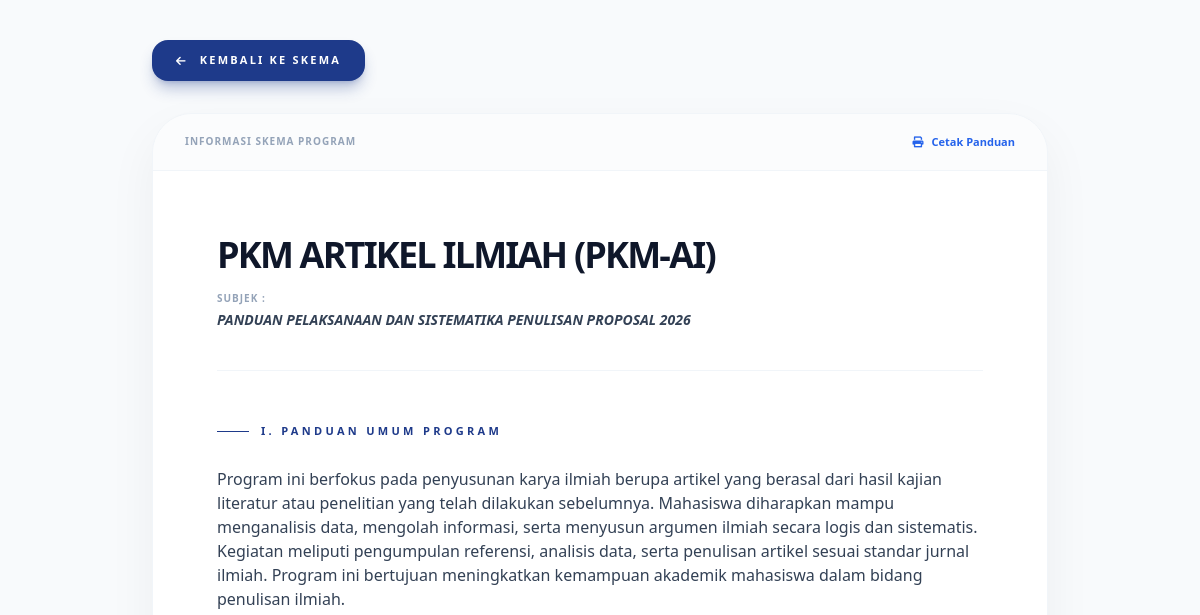
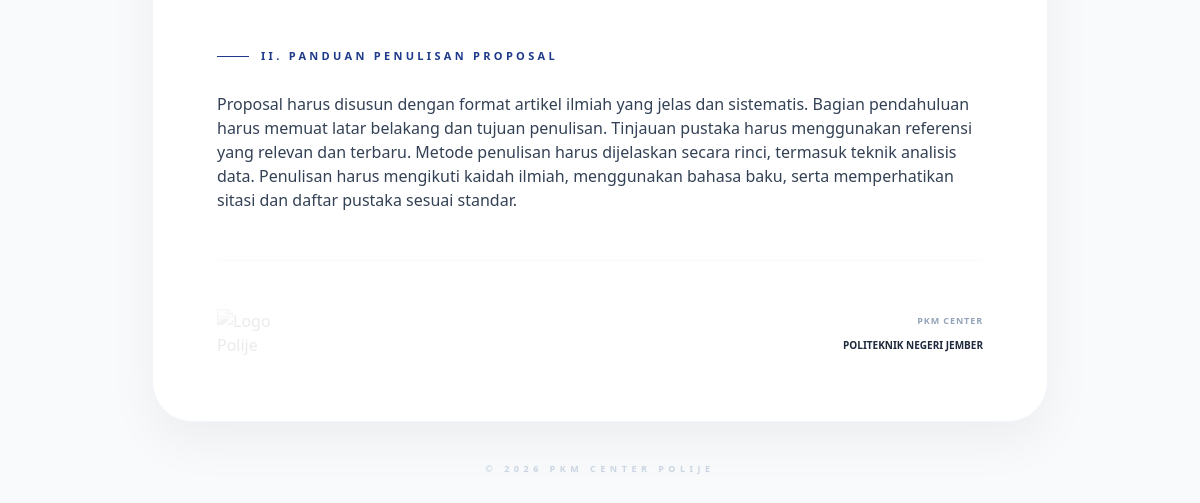
The page /page/detail_pkm.php?id=10 on the database as committed earlier (2 pictures, top to bottom).
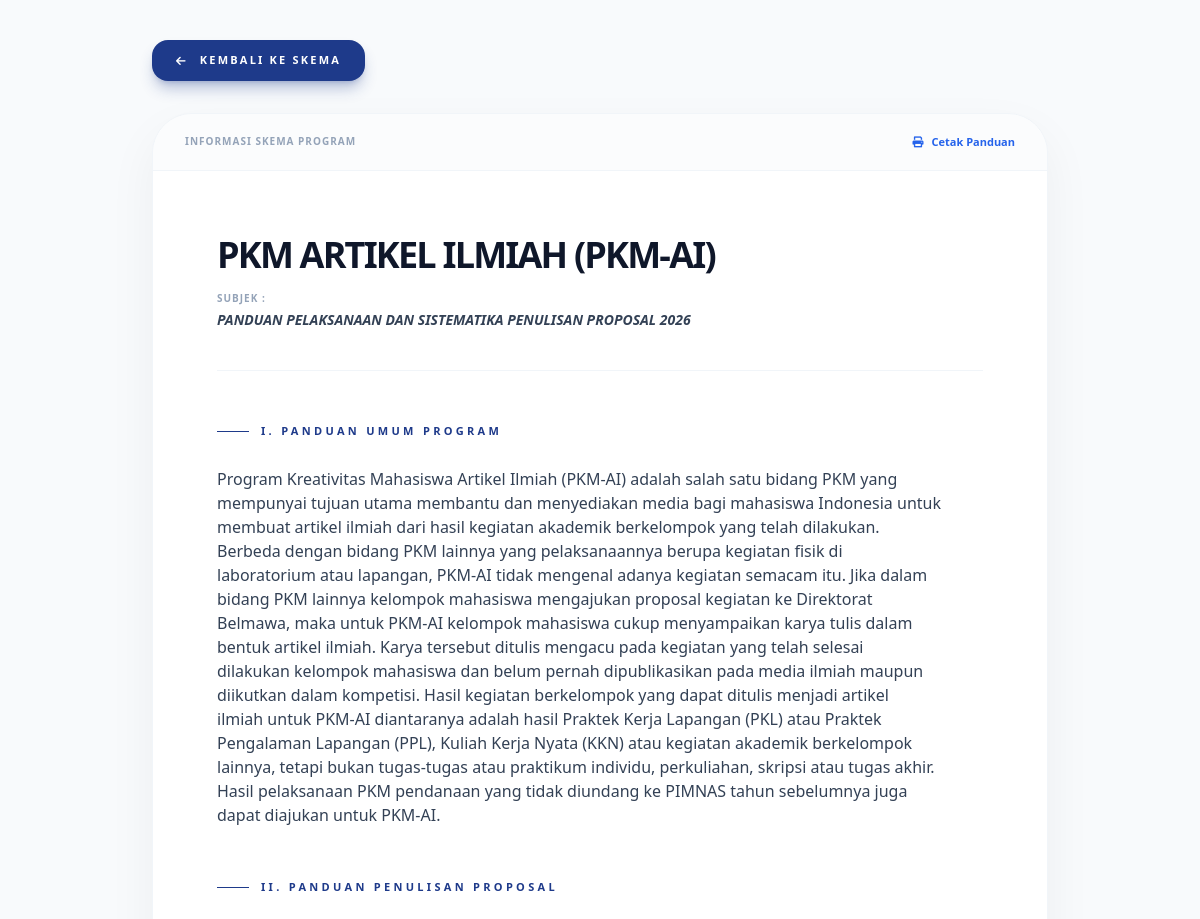
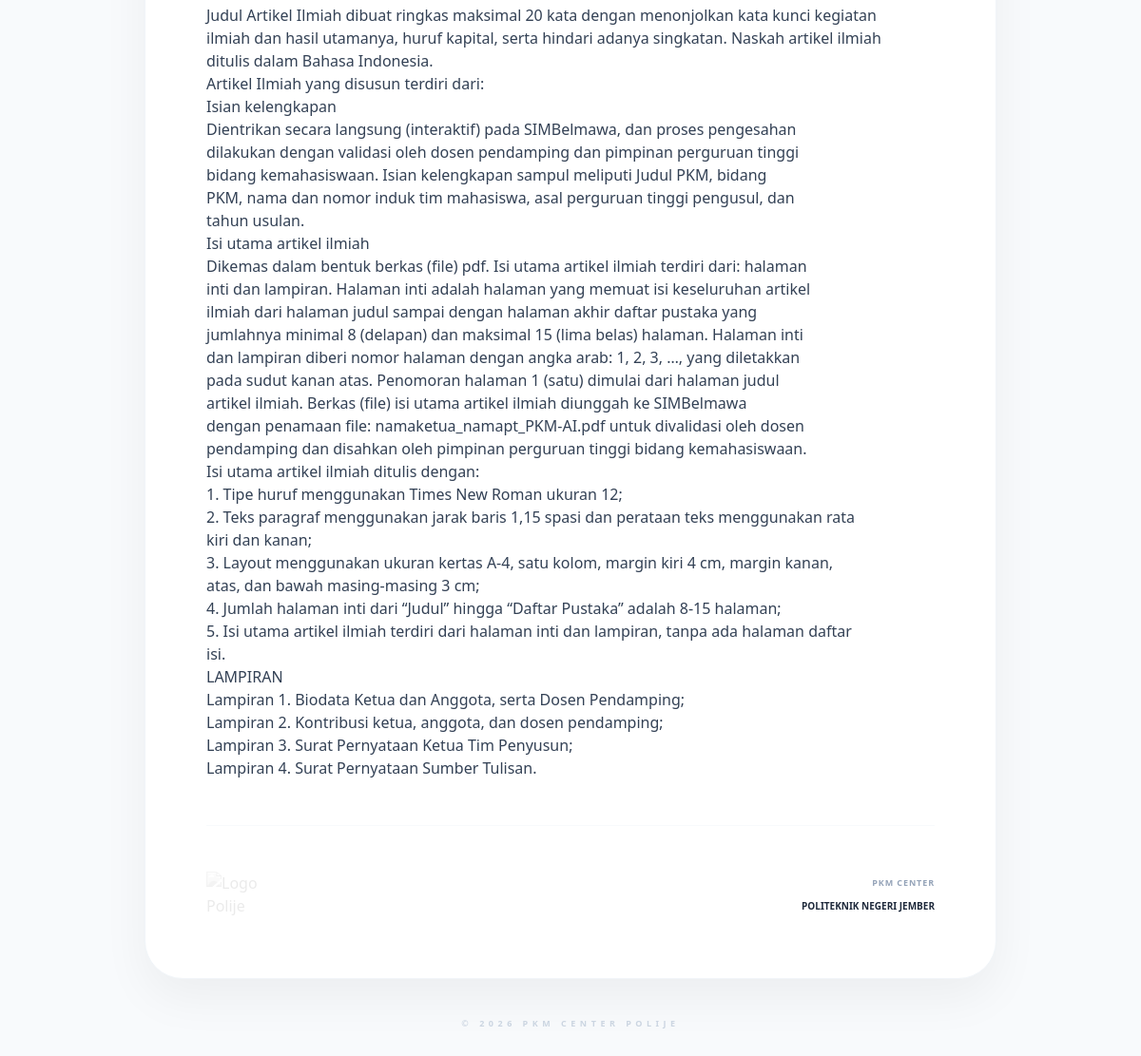
The same page on the database as committed later (2 pictures, top to bottom).
### tables this page shows
CREATE TABLE `data_pkm` (
  `id_pkm` int NOT NULL,
  `foto_pkm` varchar(255) NOT NULL,
  `nama_pkm` varchar(255) NOT NULL,
  `singkatan` varchar(20) NOT NULL,
  `deskripsi_singkat` text,
  `panduan_umum` longtext,
  `panduan_penulisan` longtext,
  `created_at` timestamp NULL DEFAULT CURRENT_TIMESTAMP,
  `updated_at` timestamp NULL DEFAULT CURRENT_TIMESTAMP ON UPDATE CURRENT_TIMESTAMP
);

### page/detail_pkm.php (the view, shortened to what this page needs)
<?php
require_once '../koneksi/koneksi.php';
$id = isset($_GET['id']) ? $_GET['id'] : null;
try {
    $stmt = $pdo->prepare("SELECT * FROM data_pkm WHERE id_pkm = :id");
    $stmt->execute([':id' => $id]);
    $pkm = $stmt->fetch(PDO::FETCH_ASSOC);
} catch (PDOException $e) {
    die("Kesalahan database: " . $e->getMessage());
}
?>
<!DOCTYPE html>
<html lang="id">
<head>
    <script src="https://cdn.tailwindcss.com"></script>
    <link href="https://cdnjs.cloudflare.com/ajax/libs/font-awesome/6.0.0/css/all.min.css" rel="stylesheet">
</head>
<body class="font-sans antialiased bg-slate-50 text-slate-800">
    <main class="w-full min-h-screen pt-10 pb-20 px-4 md:px-10 flex justify-center">
        <div class="max-w-4xl w-full">
            <div class="mb-8 no-print flex justify-start">
                <a href="informasi_pkm.php" class="inline-flex items-center gap-3 px-6 py-3 bg-blue-900 text-white rounded-2xl font-black text-[11px] uppercase tracking-[0.2em] shadow-lg shadow-blue-900/30 hover:bg-blue-800 hover:-translate-x-1 transition-all duration-300">
                    <i class="fas fa-arrow-left"></i> Kembali ke Skema
                </a>
            </div>
            <div class="print-area bg-white rounded-[2.5rem] shadow-[0_20px_50px_rgba(0,0,0,0.05)] border border-slate-100 overflow-hidden">
                <div class="no-print bg-slate-50/50 px-8 py-5 border-b border-slate-100 flex justify-between items-center">
                    <p class="text-[10px] font-bold text-slate-400 uppercase tracking-widest">Informasi Skema Program</p>
                    <button onclick="window.print()" class="text-blue-600 hover:text-blue-800 text-[11px] font-black flex items-center gap-2 transition-all">
                        <i class="fas fa-print"></i> Cetak Panduan
                    </button>
                </div>
                <div class="p-8 md:p-16 text-left">
                    <header class="border-b border-slate-100 pb-10 mb-12">
                        <h1 class="text-2xl md:text-4xl font-black text-slate-900 leading-tight mb-4 uppercase tracking-tighter">
                            <?= htmlspecialchars($pkm['nama_pkm']) ?> (<?= htmlspecialchars($pkm['singkatan']) ?>)
                        </h1>
                        <div class="flex flex-col gap-1">
                            <p class="text-[10px] font-black text-slate-400 uppercase tracking-widest">Subjek :</p>
                            <p class="text-sm font-bold text-slate-700 uppercase italic">Panduan Pelaksanaan dan Sistematika Penulisan Proposal 2026</p>
                        </div>
                    </header>
                    <article class="text-sm md:text-base leading-relaxed text-slate-700 space-y-12 antialiased">
                            <section>
                                <p class="text-[11px] font-black text-blue-900 uppercase tracking-[0.3em] mb-6 flex items-center gap-3">
                                    <span class="w-8 h-px bg-blue-900"></span> I. PANDUAN UMUM PROGRAM
                                </p>
                                <div class="text-content text-left"><?= htmlspecialchars(trim($pkm['panduan_umum'])) ?></div>
                            </section>
                            <section>
                                <p class="text-[11px] font-black text-blue-900 uppercase tracking-[0.3em] mb-6 flex items-center gap-3">
                                    <span class="w-8 h-px bg-blue-900"></span> II. PANDUAN PENULISAN PROPOSAL
                                </p>
                                <div class="text-content text-left"><?= htmlspecialchars(trim($pkm['panduan_penulisan'])) ?></div>
                            </section>
                        <div class="pt-12 border-t border-slate-50 mt-16 flex justify-between items-end">
                            <div class="opacity-10 grayscale hidden md:block">
                                <img src="../image/LogoPolije.png" class="w-20" alt="Logo Polije">
                            </div>
                            <div class="text-right">
                                <p class="text-[9px] font-bold text-slate-400 uppercase tracking-widest">PKM CENTER</p>
                                <p class="text-[10px] font-black text-slate-800 uppercase">Politeknik Negeri Jember</p>
                            </div>
                        </div>
                    </article>
                </div>
            </div>
            <div class="mt-10 text-center no-print">
                <p class="text-[9px] font-bold text-slate-300 uppercase tracking-[0.5em]">&copy; 2026 PKM CENTER POLIJE</p>
            </div>
        </div>
    </main>
</body>
</html>

Rows that differ between the two databases and show on the page:
changed data_pkm "PKM ARTIKEL ILMIAH": panduan_umum "Program ini berfokus pada penyusunan karya ilmiah berupa artikel yang berasal dari hasil kajian literatur atau penelitian yang telah dilakukan sebelumnya. Mahasiswa diharapkan mampu menganalisis data, mengolah informasi, serta menyusun argumen ilmiah secara logis dan sistematis. Kegiatan meliputi pengumpulan referensi, analisis data, serta penulisan artikel sesuai standar jurnal ilmiah. Program ini bertujuan meningkatkan kemampuan akademik mahasiswa dalam bidang penulisan ilmiah." → "Program Kreativitas Mahasiswa Artikel Ilmiah (PKM-AI) adalah salah satu bidang PKM yang mempunyai tujuan utama membantu dan menyediakan media bagi mahasiswa Indonesia untuk membuat artikel ilmiah dari hasil kegiatan akademik berkelompok yang telah dilakukan. Berbeda dengan bidang PKM lainnya yang pelaksanaannya berupa kegiatan fisik di laboratorium atau lapangan, PKM-AI tidak mengenal adanya kegiatan semacam itu. Jika dalam bidang PKM lainnya kelompok mahasiswa mengajukan proposal kegiatan ke Direktorat Belmawa, maka untuk PKM-AI kelompok mahasiswa cukup menyampaikan karya tulis dalam bentuk artikel ilmiah. Karya tersebut ditulis mengacu pada kegiatan yang telah selesai dilakukan kelompok…"; panduan_penulisan "Proposal harus disusun dengan format artikel ilmiah yang jelas dan sistematis. Bagian pendahuluan harus memuat latar belakang dan tujuan penulisan. Tinjauan pustaka harus menggunakan referensi yang relevan dan terbaru. Metode penulisan harus dijelaskan secara rinci, termasuk teknik analisis data. Penulisan harus mengikuti kaidah ilmiah, menggunakan bahasa baku, serta memperhatikan sitasi dan daftar pustaka sesuai standar." → "Judul Artikel Ilmiah dibuat ringkas maksimal 20 kata dengan menonjolkan kata kunci kegiatan ilmiah dan hasil utamanya, huruf kapital, serta hindari adanya singkatan. Naskah artikel ilmiah ditulis dalam Bahasa Indonesia. Artikel Ilmiah yang disusun terdiri dari: Isian kelengkapan Dientrikan secara langsung (interaktif) pada SIMBelmawa, dan proses pengesahan dilakukan dengan validasi oleh dosen pendamping dan pimpinan perguruan tinggi bidang kemahasiswaan. Isian kelengkapan sampul meliputi Judul PKM, bidang PKM, nama dan nomor induk tim mahasiswa, asal perguruan tinggi pengusul, dan tahun usulan. Isi utama artikel ilmiah Dikemas dalam bentuk berkas (file) pdf. Isi utama artikel ilmiah terdiri…"
